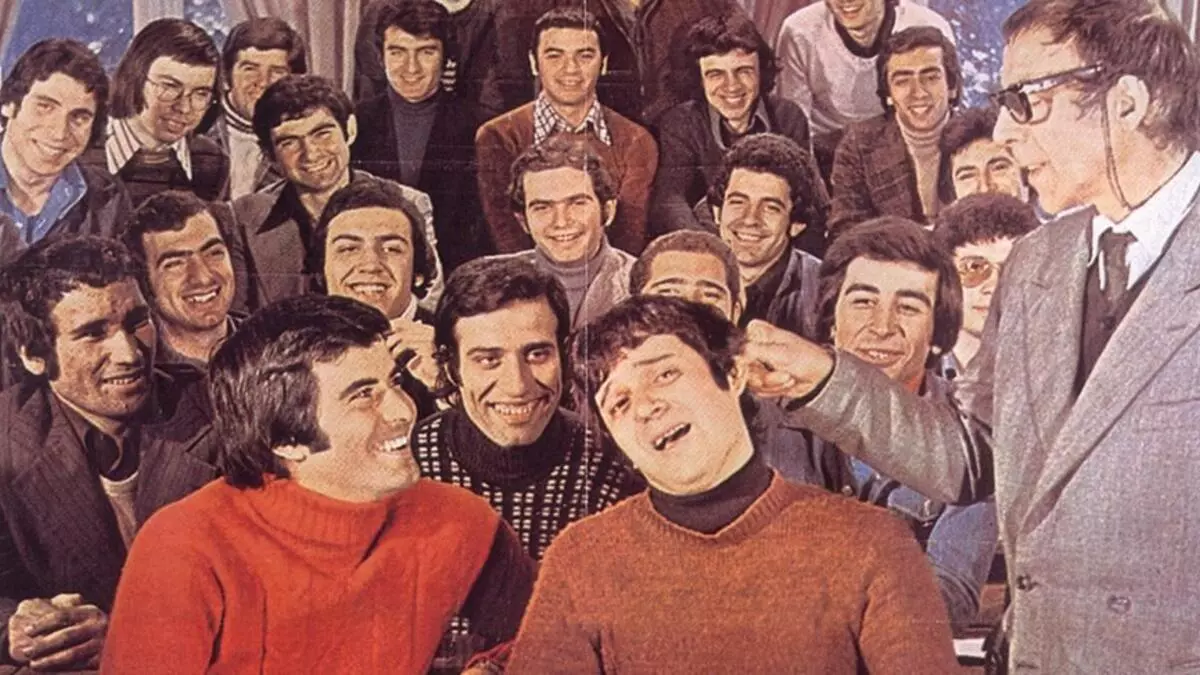
#> input picture resimdendikdörtgenalma/hababam.webp, 1200 x 675 px
$ python bellibolgedealanalma.py
#> lines starting #> are read from the running program, lines starting #| are printed output that depends on the picture; after the words box and inside, x2 and y2 are one past the last pixel; in counts of white or black regions, pixels touching at a corner belong together
import cv2
import numpy as np

resim=cv2.imread("hababam.webp")
#> resim is the input picture: shape (675, 1200, 3); mean B, G, R 94.4, 98.6, 145.9

cv2.rectangle(resim,(50,100),(150,30),[0,0,255],3)
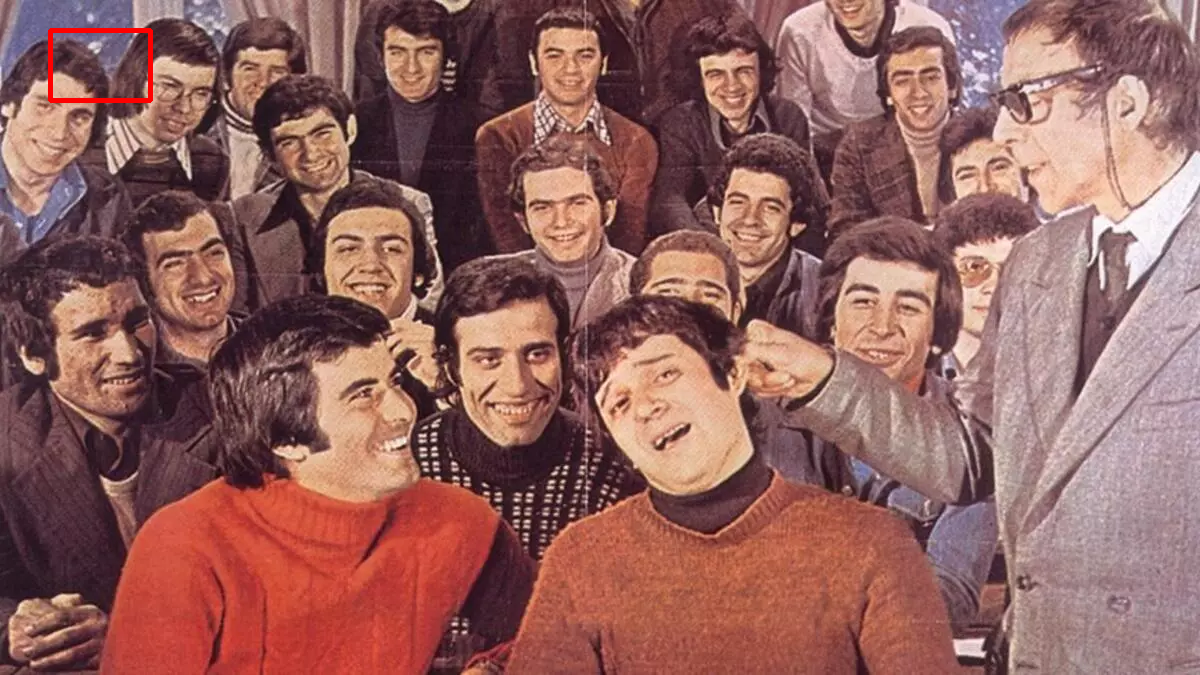
#> resim: shape (675, 1200, 3); 0.21% of pixels changed, all inside (x1, y1, x2, y2) = (48, 28, 153, 103)

cv2.imshow("hababam",resim)


cv2.waitKey(0)
cv2.destroyAllWindows
